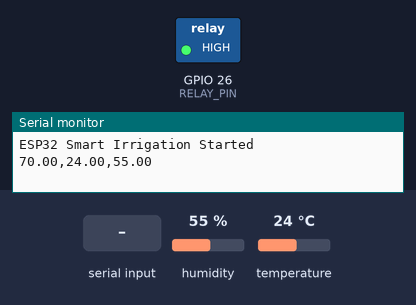
This sketch was run on a simulated ESP32. Shown: switched loads named in the sketch (green lamp = pin HIGH), the last lines printed to the serial monitor. The inputs (shaded band) are chosen by the test bench; at power-on: humidity 55 %, temperature 24 °C.

Above: at 1.2 s.
1.3 s: "MEDIUM\n" received over Serial
At 2.7 s:
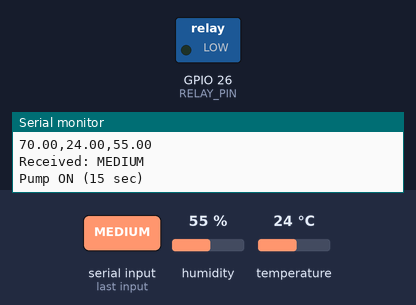
Timing chart, 0 to 17.8 s (numbered marks = the images above; inputs shaded):
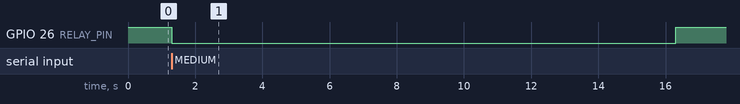

Measured:
- after the input at 1.3 s, GPIO 26 (RELAY_PIN): HIGH → LOW at once, → HIGH 15.0 s later

The sketch:

hitachi_123.ino
```cpp
#include <DHT.h>

// ===============================
// Pin Configuration
// ===============================

#define SOIL_PIN 34          // Analog pin
#define DHT_PIN 4            // DHT22 Data Pin
#define RELAY_PIN 26         // Relay Control

#define DHTTYPE DHT22

DHT dht(DHT_PIN, DHTTYPE);

// Pump timings

const unsigned long MEDIUM_TIME = 15000;   //15 seconds
const unsigned long HIGH_TIME = 30000;     //30 seconds

void setup()
{
    Serial.begin(115200);

    dht.begin();

    pinMode(RELAY_PIN, OUTPUT);

    // Relay OFF initially
    digitalWrite(RELAY_PIN, HIGH);

    Serial.println("ESP32 Smart Irrigation Started");
}

void loop()
{
    // ===============================
    // Read Soil Moisture
    // ===============================

    int rawValue = analogRead(SOIL_PIN);

    // Convert to percentage

    float moisture = map(rawValue, 4095, 1200, 0, 100);

    moisture = constrain(moisture, 0, 100);

    // ===============================
    // Read DHT22
    // ===============================

    float temperature = dht.readTemperature();

    float humidity = dht.readHumidity();

    if (isnan(temperature) || isnan(humidity))
    {
        Serial.println("Sensor Error");
        delay(2000);
        return;
    }

    // ===============================
    // Send Data to Python
    // Format:
    // moisture,temp,humidity
    // ===============================

    Serial.print(moisture);
    Serial.print(",");
    Serial.print(temperature);
    Serial.print(",");
    Serial.println(humidity);

    // ===============================
    // Wait for AI Decision
    // ===============================

    unsigned long startTime = millis();

    while (millis() - startTime < 3000)
    {
        if (Serial.available())
        {
            String command = Serial.readStringUntil('\n');

            command.trim();

            Serial.print("Received: ");
            Serial.println(command);

            if (command == "OFF")
            {
                digitalWrite(RELAY_PIN, HIGH);

                Serial.println("Pump OFF");
            }

            else if (command == "MEDIUM")
            {
                Serial.println("Pump ON (15 sec)");

                digitalWrite(RELAY_PIN, LOW);

                delay(MEDIUM_TIME);

                digitalWrite(RELAY_PIN, HIGH);

                Serial.println("Pump OFF");
            }

            else if (command == "HIGH")
            {
                Serial.println("Pump ON (30 sec)");

                digitalWrite(RELAY_PIN, LOW);

                delay(HIGH_TIME);

                digitalWrite(RELAY_PIN, HIGH);

                Serial.println("Pump OFF");
            }

            break;
        }
    }

    delay(5000);
}
```
